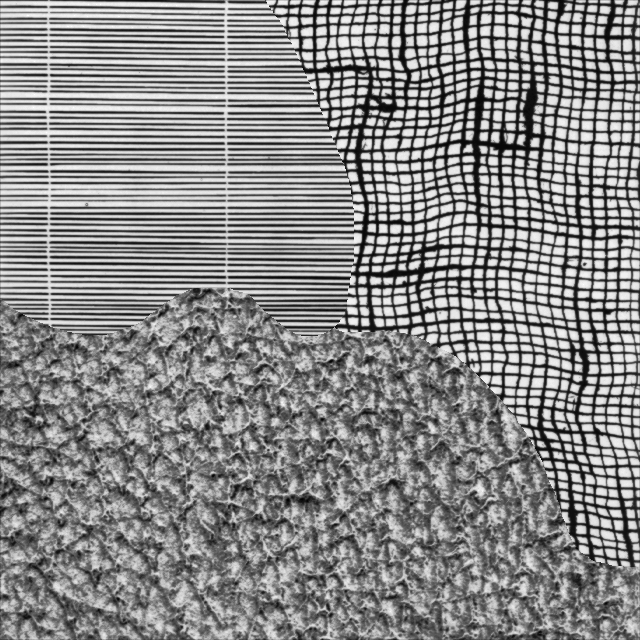
#> input picture Chapter04/3labels/training_image.png, 640 x 640 px
$ jupyter execute --allow-errors week_3_ex_1.ipynb   (shell and % lines are left out)
#> lines starting #> are read from the running program, lines starting #| are printed output that depends on the picture; after the words box and inside, x2 and y2 are one past the last pixel; in counts of white or black regions, pixels touching at a corner belong together
### Chapter04/local_features.py
"""
Helping functions for extracting features from images

Vedrana Andersen Dahl (vand@dtu.dk)
Anders Bjorholm Dahl (abda@dtu.dk)
"""

#%%
import numpy as np
import scipy.ndimage


######################################################################################
######################################################################################
#                       GAUSSIAN DERIVATIVE FEATURES
######################################################################################
######################################################################################
def get_gauss_feat_im(im, sigma=1, normalize=True):
    """Gauss derivative features for every image pixel.

    This function applies Gaussian filters with different derivative orders
    to extract a multi-dimensional feature representation at each pixel
    of a 2D image. The derivatives capture various image properties such as
    edges, corners, and texture gradients.
    It generates 15 different feature channels by applying Gaussian derivatives
    of orders 0 to 4 in both x and y directions.

    Arguments:
        im: a 2D image, shape (r, c).
        sigma: standard deviation for the Gaussian filter defining the scale.
        normalize: flag to indicate if the resulting features should be
                   normalized to have zero-mean and unit variance.
    Returns:
        imfeat: 3D array of size (r, c, 15) where each pixel is represented by a
                15-dimensional feature vector computed from different orders of
                Gaussian derivatives.
    Author: vand@dtu.dk, 2022
    """
    # Define the list of derivative orders to compute.
    # Orders include the 0th derivative (smoothed image) and higher order derivatives.
    im = im.astype(float)
    orders = [0,
              [0, 1], [1, 0],
              [0, 2], [1, 1], [2, 0],
              [0, 3], [1, 2], [2, 1], [3, 0],
              [0, 4], [1, 3], [2, 2], [3, 1], [4, 0]]

    # Apply the Gaussian filter with each derivative order.
    # For each order in the list, the function scipy.ndimage.gaussian_filter computes
    # the Gaussian derivative response of the image.
    imfeat = [scipy.ndimage.gaussian_filter(im, sigma, o) for o in orders]

    # Stack the individual feature images along the third dimension.
    # The resulting array has shape (r, c, 15) corresponding to the 15 derivative responses.
    imfeat = np.stack(imfeat, axis=2)

    if normalize:
        # Subtract the mean of each feature (across all pixels) to center the feature values around zero.
        imfeat -= np.mean(imfeat, axis=(0, 1))
        # Calculate the standard deviation for each feature.
        std = np.std(imfeat, axis=(0, 1))
        # Avoid division by zero by setting any zero standard deviation to one.
        std[std == 0] = 1
        # Normalize the features so that each has unit variance.
        imfeat /= std

    return imfeat

def get_gauss_feat_multi(im, sigmas=[1, 2, 4], normalize=True):
    '''Multi-scale Gauss derivative features for every image pixel.

    This function computes Gaussian derivative features over multiple scales.
    For each sigma in the list, it extracts 15 feature channels using the
    get_gauss_feat_im function, reshapes them into a 2D array, and then
    aggregates them into a single 3D array with dimensions corresponding to
    the number of pixels, number of scales, and 15 derivative features.

    Arguments:
        im: a 2D image, shape (r, c).
        sigmas: list of standard deviations for Gaussian derivatives.
        normalize: flag indicating if each feature should be normalized.

    Returns:
        imfeats: a 3D array of size (num_pixels, n_scale, 15). Each row
                corresponds to a pixel's feature vector computed at each scale.

    Author: abda@dtu.dk, 2021
    '''
    imfeats = []  # Initialize a list to store features for each scale

    for s in sigmas:
        # Compute the Gaussian derivative features for the current sigma
        feat = get_gauss_feat_im(im, s, normalize)
        # Reshape each feature image from shape (r, c, 15) into (num_pixels, 15)
        imfeats.append(feat.reshape(-1, feat.shape[2]))

    # Convert the list of feature arrays to a NumPy array.
    # The shape is initially (n_scale, num_pixels, 15) and we are transposing it
    # to have the shape (num_pixels, n_scale, 15) fo

    # Return the multi-scale feature representation.
    #return imfeatsr  #easier pixel-wise processing.
    imfeats = np.asarray(imfeats).transpose(1, 0, 2)
    return imfeats


######################################################################################
######################################################################################
#                       PATCH-BASED FEATURES
######################################################################################
######################################################################################

# [66 lines left out: functions im2col, ndim2col, not called in this run]

#%%
import skimage.io
import matplotlib.pyplot as plt

# [40 lines that do not run on import are left out]


### Chapter04/functions.py
from scipy.ndimage import convolve
from scipy.linalg import circulant
import numpy as np
import skimage
from loguru import logger
import matplotlib.pyplot as plt


# [32 lines left out: functions visualize_the_image, smooth_image_2D, create_1D_kernel, not called in this run]


def derivative_1D_kernel(sigma, x):
    kernel = -x/(sigma**2) * np.exp(-0.5 * (x/sigma)**2)
    return kernel


# [77 lines left out: functions create_1D_kernel_2, create_1D_kernel_grad_2, apply_separable_gaussian_convolution, convolve_columns, convolve_rows, not called in this run]


def get_gray_image(path):
    image_original = skimage.io.imread(path)
    return skimage.img_as_float(image_original)


# [43 lines left out: function length_of_segmentation_boundary, not called in this run]


def create_entry(**kwargs):
    """
    Creates a dictionary with the provided key-value pairs and adds a fixed entry for 'display_name'.

    Parameters:
        **kwargs: Arbitrary keyword arguments where the key is a string and the value is numerical.

    Returns:
        dict: A dictionary containing all provided key-value pairs plus {'display_name': 'pbn'}.

    Example:
        >>> entry = create_entry(image_convolution=42, boundary_length=10801, curve_smoothing=79)
        >>> print(entry)
        {'image_convolution': 42, 'boundary_length': 10801, 'curve_smoothing': 79, 'display_name': 'pbn'}
    """
    entry = kwargs.copy()
    entry["display_name"] = "pbn"
    return entry

def save_to_file(filename, data):
    """
    Saves the provided data dictionary into a text file in the specified format.

    Each key-value pair is written on a separate line in the format:

    key: value

    Parameters:
        filename (str): The name of the file to save the data into.
        data (dict): The dictionary containing data to be saved.
    """
    with open(filename, 'w') as file:
        for key, value in data.items():
            file.write(f"{key}: {value}\n")


# [120 lines left out: functions smoothing_equation_1_10_2, get_gaussian_kernels, calculate_distance_, main, not called in this run]

# [2 lines that do not run on import are left out]

### Chapter04/week_3_ex_1.ipynb
[cell 1]
import numpy as np
import matplotlib.pyplot as plt
import skimage
from scipy.ndimage import convolve
from scipy.ndimage import gaussian_filter1d, gaussian_filter, gaussian_gradient_magnitude
from local_features import *
from functions import *

# [6 lines left out: function visualize_the_image, not called in this run]

[cell 2]
import numpy as np
import matplotlib.pyplot as plt
from skimage import io
from local_features import get_gauss_feat_multi


train_img = io.imread('3labels/training_image.png', as_gray=True)
#> train_img is the input picture: shape (640, 640); min 0, max 255, mean 135.8
train_label = io.imread('3labels/training_labels.png', as_gray=True)
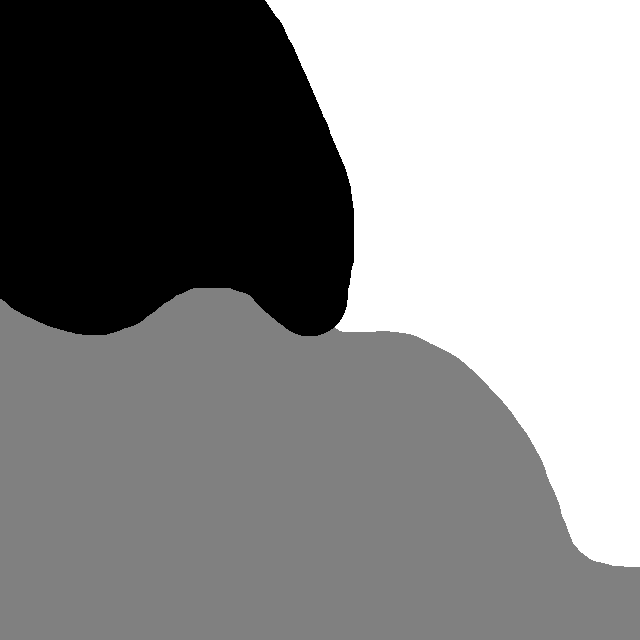
#> input picture Chapter04/3labels/training_labels.png, 640 x 640 px
#> train_label is the input picture: shape (640, 640); min 0, max 255, mean 136

[cell 3]
# Compute Gaussian features at multiple scales
# The scales parameter controls the size of the neighborhood considered
scales = [1, 2, 4]  # Small, medium, and large neighborhoods
feature_img = get_gauss_feat_multi(train_img, scales)
#> after the loop in get_gauss_feat_multi, `for s in sigmas:`: imfeats = 3 items


print('Feature image shape:', feature_img)
#> (printed output is left out)

[cell 4]
# Reshape feature image for clustering
# Original shape: height × width × num_features
# New shape: (height×width) × num_features, where each row is a feature vector
rows, cols, num_features = feature_img.shape
features_reshaped = feature_img.reshape(rows * cols, num_features)

print(f"Feature image shape: {feature_img.shape}")
#| Feature image shape: (409600, 3, 15)
print(f"Reshaped features shape: {features_reshaped.shape}")
#| Reshaped features shape: (1228800, 15)

[cell 5]
# Get unique labels
unique_labels = np.unique(train_label)
#> unique_labels = [0, 128, 255]
num_labels = len(unique_labels)
#> num_labels = 3
print(f"Number of unique labels: {num_labels}")
#| Number of unique labels: 3
print(f"Label values: {unique_labels}")
#| Label values: [  0 128 255]

# Create label probability image
# For each pixel, we'll have a vector of length num_labels
# with a 1 in the position of the correct label and 0 elsewhere
label_prob_img = np.zeros((train_label.shape[0], train_label.shape[1], num_labels))

# Fill in the label probability image
for i, label in enumerate(unique_labels):
    # Find all pixels with this label
    label_mask = (train_label == label)
    # Set probability to 1 for these pixels in the corresponding channel
    label_prob_img[:, :, i][label_mask] = 1
#> this loop made 3 passes
#> label on passes 1 to 3: 0, 128, 255
#> pass 1, `label_mask = (train_label == label)`:
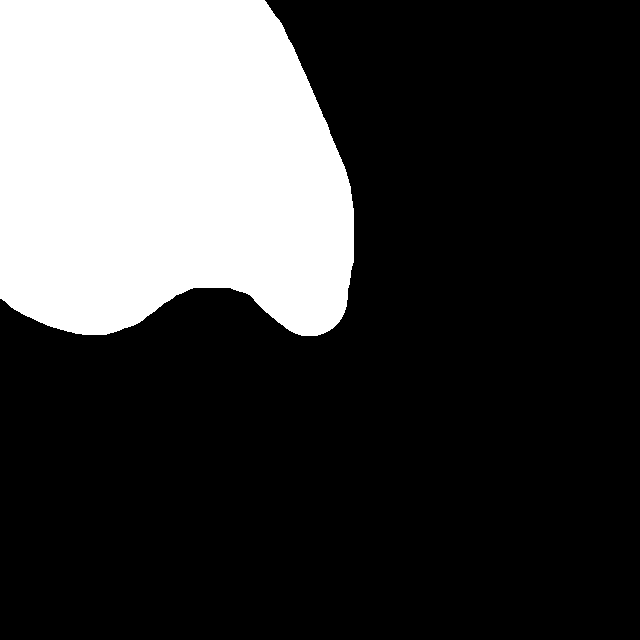
#> label_mask: shape (640, 640) bool; 25.3% white; 1 white region, box (x1, y1, x2, y2) and area: (0, 0, 354, 336) 103715
#> pass 2, `label_mask = (train_label == label)`:
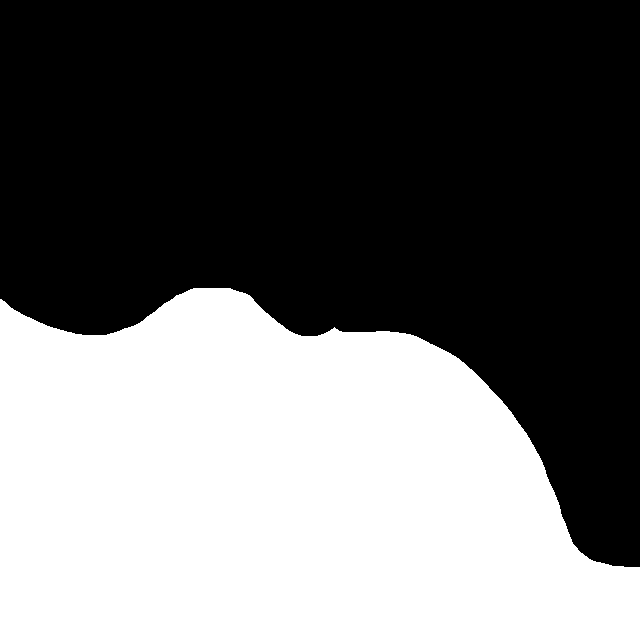
#> label_mask: shape (640, 640) bool; 42.8% white; 1 white region, box (x1, y1, x2, y2) and area: (0, 288, 640, 640) 175462
#> pass 3, `label_mask = (train_label == label)`:
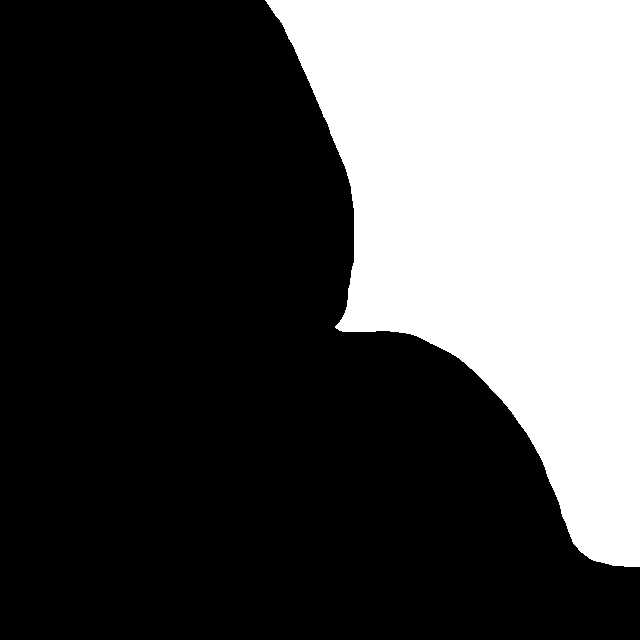
#> label_mask: shape (640, 640) bool; 31.8% white; 1 white region, box (x1, y1, x2, y2) and area: (265, 0, 640, 567) 130423

# Reshape label probabilities to match the reshaped features
label_prob_reshaped = label_prob_img.reshape(train_label.shape[0] * train_label.shape[1], num_labels)

print(f"Label probability image shape: {label_prob_img.shape}")
#| Label probability image shape: (640, 640, 3)
#> (the rest of the program and of its run is left out)
